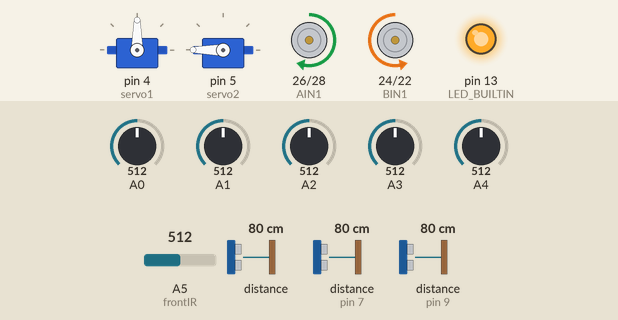
Simulated run of this sketch. Board: Arduino Mega 2560, built with avr-gcc and run on an emulated ATmega2560. Parts: 2 × servo, motor-driver pin pairs drawn as motors (green arrow = first pin HIGH = forward, orange = second pin HIGH = backward, longer = more drive, scaled by the enable pin), output pins drawn as LEDs (lit = HIGH). Inputs (shaded band) come from the test bench; at power-on: A0 = 512, A1 = 512, A2 = 512, A3 = 512, A4 = 512, A5 (frontIR) = 512, distance to the obstacle 80 cm, distance to the obstacle (sensors on pin 7, pin 9) 80 cm. The echo pulse lasts 58.3 µs per cm; pins used as bus, display or sensor lines are not drawn.

Above: at 17.8 s.
At 19.8 s:
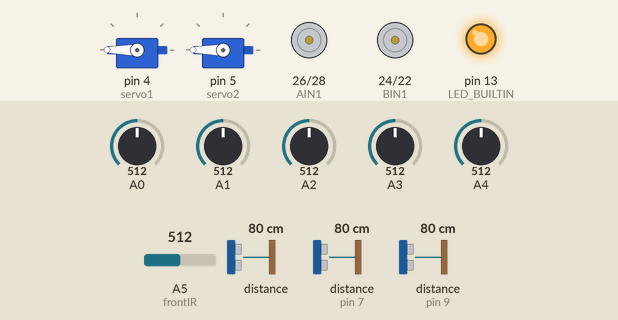
At 24.8 s:
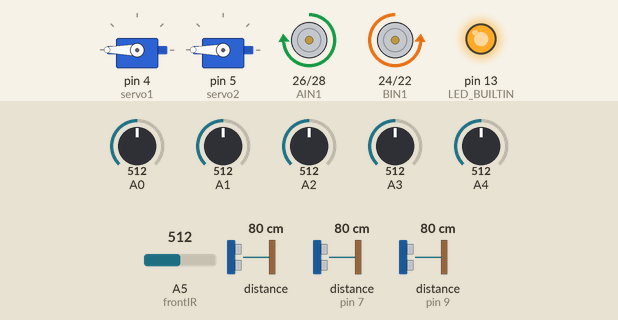
Timing chart, 0 to 25.9 s (numbered marks = the images above):
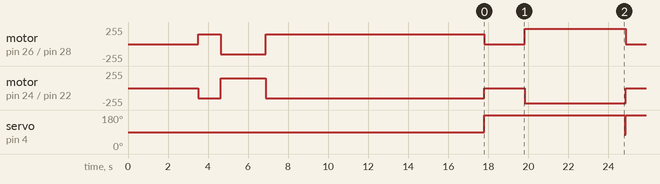

Measured:
- by itself, servo on pin 4 (servo1): 90° → 180° at 17.8 s
- by itself, motor on pin 26 (AIN1) / pin 28 (AIN2): stopped → forward 150/255 at 3.5 s, → backward 150/255 1.1 s later, → forward 150/255 2.3 s later, → stopped 10.9 s later, … (10 changes in this stretch)
- by itself, motor on pin 24 (BIN1) / pin 22 (BIN2): stopped → backward 150/255 at 3.5 s, → forward 150/255 1.1 s later, → backward 150/255 2.3 s later, → stopped 10.9 s later, … (10 changes in this stretch)

The sketch:

line_following_arduino.ino
```cpp
#include <QTRSensors.h>
#include <Wire.h>
#include <Adafruit_VL6180X.h>
#include <Servo.h>

QTRSensors qtr;
Adafruit_VL6180X vl = Adafruit_VL6180X();

Servo servo1;  // Create servo object for servo 1
Servo servo2;  // Create servo object for servo 2

const uint8_t SensorCount = 5;
uint16_t sensorValues[SensorCount];

unsigned long actionStartTime = 0;
const unsigned long actionDuration = 2000;  // Duration for which to perform the action (in milliseconds)
bool isActionActive = false;
bool isActionActive_left = false;

bool isBoxPicked = false;

unsigned long rotationStartTime = 0;  // Stores the time when the rotation starts
const unsigned long rotationDuration = 1000;  // Rotation duration in milliseconds
bool isRotating = false;  // Tracks whether the robot is currently rotating

#define Kp 2
#define Kd 40
#define MaxSpeed 255
#define BaseSpeed 230
#define speedturn 100

//int STBY = 10;
//Motor A
int PWMB = 2;   //for speed control
int BIN1 = 24;  //Direction
int BIN2 = 22;  //Direction
//Motor B
int PWMA = 3;   //for speed control
int AIN1 = 26;  //Direction
int AIN2 = 28;  //Direction

// Ultrasonic sensor pins
#define TRIG1_PIN 6  // Left ultrasonic trigger pin
#define ECHO1_PIN 7  // Left ultrasonic echo pin
#define TRIG2_PIN 8  // Right ultrasonic trigger pin
#define ECHO2_PIN 9  // Right ultrasonic echo pin

int frontIR = A5;

// Target distance to maintain from the left wall
const int targetDistance = 100;  // in mm

unsigned long previousMillis = 0;            // Store the last time condition was met
unsigned long turnStartMillis = 0;           // Store the start time of the turn
unsigned long straightStartMillis = 0;       // Store the start time of the straight movement
const unsigned long turnDelay = 100;         // Delay before initiating turn (ms)
const unsigned long turnHoldTime = 100;      // Hold time for the turn (ms)
const unsigned long straightHoldTime = 100;  // Hold time for straight movement (ms)
bool isTurning = false;                      // Flag to track if the robot is currently turning
bool goStraight = false;                     // Flag to track if the robot should go straight after turning


int lastError = 0;
int lastError_maze = 0;

void setup() {

  // Initialize VL6180X sensor
  if (!vl.begin()) {
    Serial.println("Failed to find VL6180X sensor");
    while (1)
      ;
  }

  // Initialize ultrasonic sensor pins
  pinMode(TRIG1_PIN, OUTPUT);
  pinMode(ECHO1_PIN, INPUT);
  pinMode(TRIG2_PIN, OUTPUT);
  pinMode(ECHO2_PIN, INPUT);
  Serial.println("VL6180X sensor ready!");

  servo1.attach(4);   // Attach servo1 to pin 9
  servo2.attach(5);   // Attach servo2 to pin 10
  servo1.write(90);   // Set initial position for servo1
  servo2.write(180);  // Set initial position for servo2

  qtr.setTypeAnalog();
  qtr.setSensorPins((const uint8_t[]){ A0, A1, A2, A3, A4 }, SensorCount);
  //qtr.setEmitterPin(2);pinMode(STBY, OUTPUT);
  pinMode(PWMA, OUTPUT);
  pinMode(AIN1, OUTPUT);
  pinMode(AIN2, OUTPUT);
  pinMode(PWMB, OUTPUT);
  pinMode(BIN1, OUTPUT);
  pinMode(BIN2, OUTPUT);
  pinMode(frontIR, INPUT);
  delay(500);
  pinMode(LED_BUILTIN, OUTPUT);
  digitalWrite(LED_BUILTIN, HIGH);
  delay(3000);
  int i;
  for (int i = 0; i < 250; i++) {
    if (i < 25 || i >= 75) {
      move(0, 150, 1);
      move(1, 150, 0);
    } else {
      move(0, 150, 0);
      move(1, 150, 1);
    }
    qtr.calibrate();
    delay(20);
  }
  delay(3000);
}

void loop() {

  long distance1 = readUltrasonicDistance(TRIG1_PIN, ECHO1_PIN);
  long distance2 = readUltrasonicDistance(TRIG2_PIN, ECHO2_PIN);

  uint16_t position = qtr.readLineBlack(sensorValues);
  uint16_t frontIRStatus = analogRead(frontIR);

  uint8_t distance_tof = vl.readRange();  // Read distance from VL6180X sensor

  // Check for errors from VL6180X
  if (vl.readRangeStatus() != VL6180X_ERROR_NONE) {
    Serial.println("VL6180X range error");
  }


  // if(position<300 && distance1 > 300)
  //   {   move(1, speedturn, 0);
  //       move(0, speedturn, 1);
  //   return;
  //   }

  // if (sensorValues[0] < 300 && sensorValues[1] < 300 && sensorValues[2] > 800 && sensorValues[3] > 800 && sensorValues[4] > 800 && frontIRStatus < 300) {
  //   actionStartTime = millis();  // Record the start time
  //   isActionActive = true;       // Set the action as active
  //   return;
  // }
  // if (isActionActive) {
  //   // Check if the action duration has elapsed
  //   if (millis() - actionStartTime >= actionDuration) {
  //     isActionActive = false;  // End the action after the duration
  //     // Optional: Add code to stop motors or reset state if necessary
  //     return;
  //   }
  //   // Perform the action during this time
  //   move(1, speedturn, 1);  // Example of an action
  //   move(0, speedturn, 0);
  //   return;
  // }
  if (sensorValues[0] > 800 && sensorValues[1] > 800 && sensorValues[2] > 800 && frontIRStatus > 800) {  // Start the action
    actionStartTime = millis();                                                                          // Record the start time
    isActionActive_left = true;                                                                          // Set the action as active
    return;
  }

  if (isActionActive_left) {
    // Check if the action duration has elapsed
    if (millis() - actionStartTime >= actionDuration) {
      isActionActive_left = false;  // End the action after the duration
      // Optional: Add code to stop motors or reset state if necessary
      return;
    }
    // Perform the action during this time
    move(1, speedturn, 0);  // Example of an action
    move(0, speedturn, 1);
    return;
  }

  if (sensorValues[0] < 300 && sensorValues[1] < 300 && sensorValues[2] < 300 && sensorValues[3] < 300 && sensorValues[4] < 300 && frontIRStatus < 300) {
   actionStartTime = millis();                                                                          // Record the start time
    isActionActive_left = true;                                                                          // Set the action as active
    return;
  }

  if (sensorValues[0] > 800 && sensorValues[1] > 800 && sensorValues[2] > 800 && sensorValues[3] < 300 && sensorValues[4] < 300 && frontIRStatus > 800) {  // Start the action
    actionStartTime = millis();                                                                          // Record the start time
    isActionActive_left = true;                                                                          // Set the action as active
    return;
  }

  if (sensorValues[0] > 800 && sensorValues[1] > 800 && sensorValues[2] > 800 && sensorValues[3] < 300 && sensorValues[4] < 300 && frontIRStatus < 300) {  // Start the action
    actionStartTime = millis();                                                                          // Record the start time
    isActionActive_left = true;                                                                          // Set the action as active
    return;
  }

  if (sensorValues[0] > 800 && sensorValues[1] > 800 && sensorValues[2] > 800 && sensorValues[3] > 800 && sensorValues[4] > 800 && frontIRStatus < 400) {  // Start the action
    actionStartTime = millis();                                                                                                                            // Record the start time
    isActionActive_left = true;                                                                                                                            // Set the action as active
    return;
  }

  int error = position - 2000;
  int motorSpeed = Kp * error + Kd * (error - lastError);
  lastError = error;

  int rightMotorSpeed = BaseSpeed + motorSpeed;
  int leftMotorSpeed = BaseSpeed - motorSpeed;

  if (rightMotorSpeed > MaxSpeed) rightMotorSpeed = MaxSpeed;
  if (leftMotorSpeed > MaxSpeed) leftMotorSpeed = MaxSpeed;
  if (rightMotorSpeed < 0) rightMotorSpeed = 0;
  if (leftMotorSpeed < 0) leftMotorSpeed = 0;

  move(1, rightMotorSpeed, 1);
  move(0, leftMotorSpeed, 1);

  if (distance_tof < 80) {
  servo1.write(180);
    move(1, 0, 1);
    move(0, 0, 1);
    delay(2000);

     // Move servo1 to 90 degrees

    isBoxPicked = true;

  int j;
  for (int j = 0; j < 250; j++) {
       move(0, speedturn, 1);
      move(1, speedturn, 0);
    delay(20);
  }

  if (isBoxPicked == true && sensorValues[0] < 300 && sensorValues[1] > 800 && sensorValues[2] > 800 && sensorValues[3] > 800 && sensorValues[4] < 300 && frontIRStatus >800){}
      servo1.write(75);
      isBoxPicked == false;
  }


  if (sensorValues[0] < 300 && sensorValues[1] < 300 && sensorValues[2] < 300 && sensorValues[3] < 300 && sensorValues[4] < 300 && frontIRStatus < 300 && distance1 < 200) {

    // move(1, 0, 1);
    // move(0, 0, 1);
    // delay(2000);

    // Handle straight movement hold after turning
    if (goStraight) {
      if (millis() - straightStartMillis >= straightHoldTime) {
        goStraight = false;  // End the straight movement hold
      } else {
        move(1, BaseSpeed, 1);  // Move both motors forward
        move(0, BaseSpeed, 1);
        // return;  // Continue going straight without executing PID control
      }
    }

    // Handle turning hold
    if (isTurning) {
      if (millis() - turnStartMillis >= turnHoldTime) {
        isTurning = false;               // End the turning action
        goStraight = true;               // Start going straight
        straightStartMillis = millis();  // Begin timing the straight hold
      }
      // return;  // Exit to continue holding the turn
    }

    // Check if the distance conditions for initiating a turn are met
    if (distance1 > 300 || distance2 > 300) {
      unsigned long currentMillis = millis();

      // Check if turnDelay time has passed since last distance check
      if (currentMillis - previousMillis >= turnDelay) {
        previousMillis = currentMillis;  // Update the previousMillis time
        turnStartMillis = millis();      // Start timing the turn hold duration
        isTurning = true;                // Set turning flag to true

        // Execute turn based on which sensor triggered it
        if (distance1 > 300) {
          move(0, speedturn, 1);  // Turn left
          move(1, speedturn, 0);
        } else if (distance2 > 300) {
          move(0, speedturn, 0);  // Turn right
          move(1, speedturn, 1);
        }
        // return;  // Exit loop to allow holding the turn
      }
    }

    // PID control continues as usual if no turn condition is met or turn has ended
    float error = targetDistance - distance1;
    int motorSpeed = Kp * error + Kd * (error - lastError_maze);
    lastError_maze = error;

    int rightMotorSpeed = BaseSpeed + motorSpeed;
    int leftMotorSpeed = BaseSpeed - motorSpeed;

    rightMotorSpeed = constrain(rightMotorSpeed, 0, MaxSpeed);
    leftMotorSpeed = constrain(leftMotorSpeed, 0, MaxSpeed);

    move(1, rightMotorSpeed, 1);
    move(0, leftMotorSpeed, 1);

    // delay(100);  // Small delay to stabilize readings
  }

}


// Function to measure distance from an ultrasonic sensor
long readUltrasonicDistance(int trigPin, int echoPin) {
  digitalWrite(trigPin, LOW);
  delayMicroseconds(2);
  digitalWrite(trigPin, HIGH);
  delayMicroseconds(10);
  digitalWrite(trigPin, LOW);

  long duration = pulseIn(echoPin, HIGH);
  long distance = duration * 0.34 / 2;  // Convert to centimeters
  return distance;
}


void move(int motor, int speed, int direction) {
  boolean inPin1 = HIGH, inPin2 = LOW;
  if (direction == 1) {
    inPin1 = HIGH;
    inPin2 = LOW;
  }
  if (direction == 0) {
    inPin1 = LOW;
    inPin2 = HIGH;
  }
  if (motor == 0) {
    digitalWrite(AIN1, inPin1);
    digitalWrite(AIN2, inPin2);
    analogWrite(PWMA, speed);
  }
  if (motor == 1) {
    digitalWrite(BIN1, inPin1);
    digitalWrite(BIN2, inPin2);
    analogWrite(PWMB, speed);
  }
}
```
